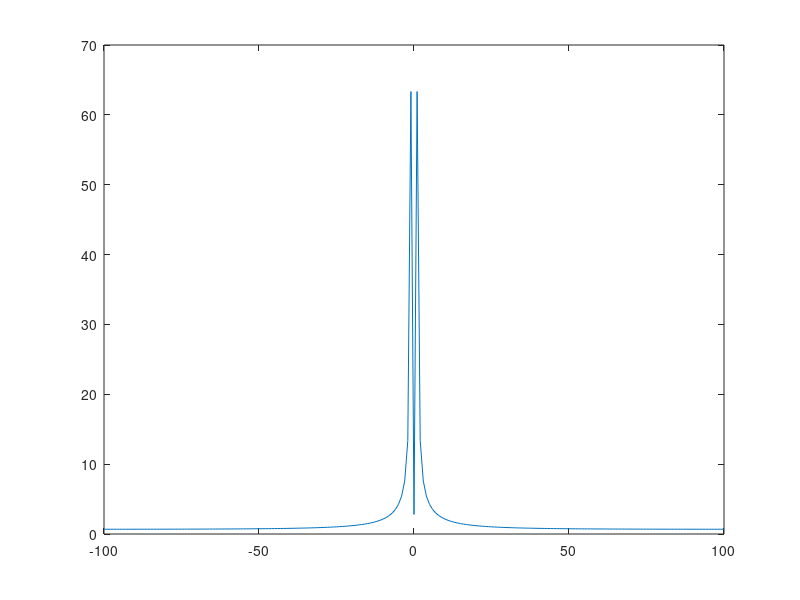

Reproduce this figure in MATLAB.
clear all 
close all 
clc

a=200;
t=0:1/a:1;
u=@(t) t>0;
x=  cos(2*pi*t).*u(t).*exp(-t);

X=fftshift(fft(x));
X_magnitude= abs(X);
df = -a/2:1:a/2;
figure;
plot(df,X_magnitude);